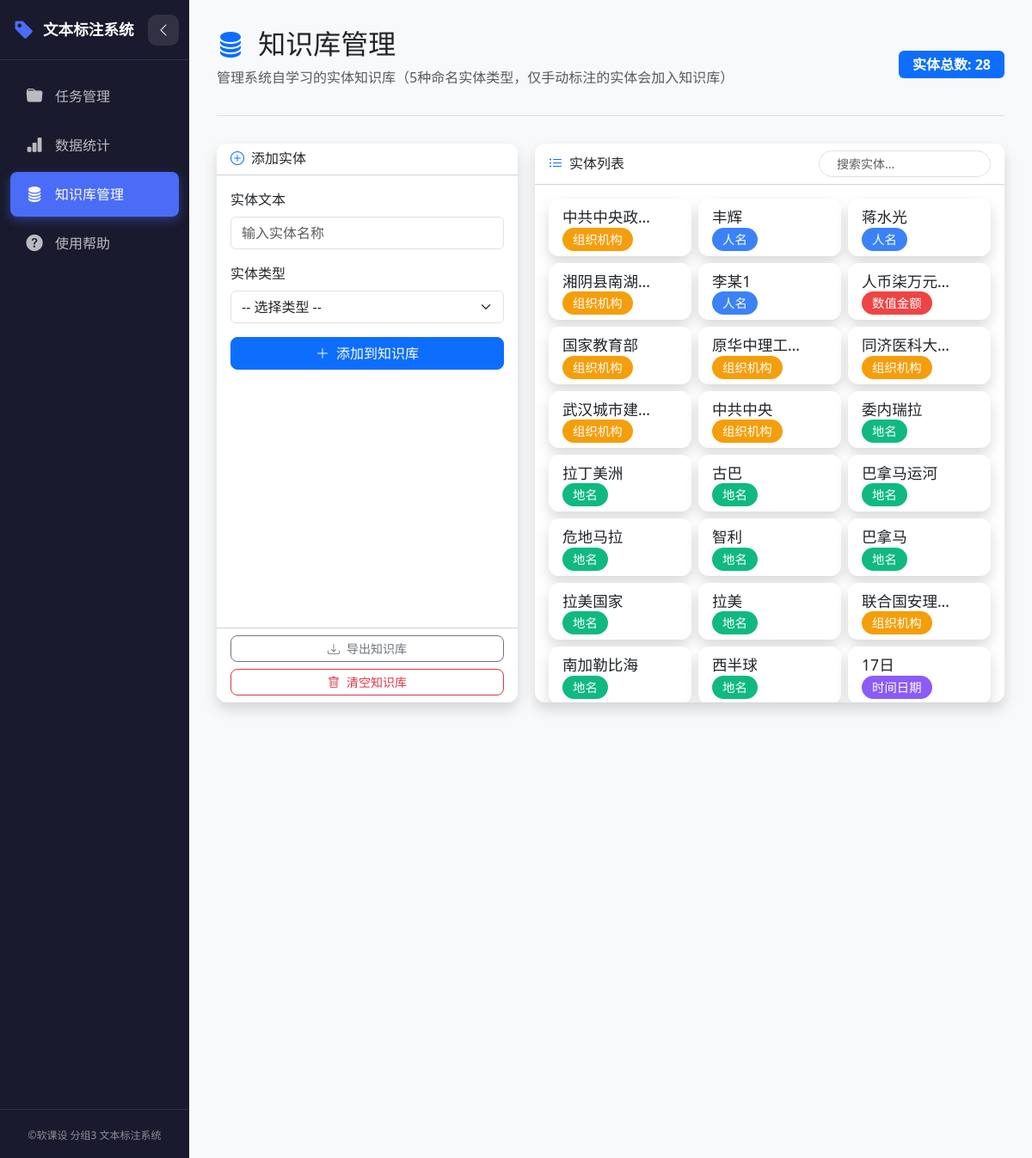
The app's page /knowledge_base with its own data.
### app/models.py (models this page shows, shortened)
class KnowledgeEntity(db.Model):
    __tablename__ = 'knowledge_entities'
    id = db.Column(db.Integer, primary_key=True)
    text = db.Column(db.String(100), unique=True, nullable=False)
    label = db.Column(db.String(50), nullable=False)
    source = db.Column(db.String(20), default='manual')
    frequency = db.Column(db.Integer, default=1)
    create_time = db.Column(db.DateTime, default=datetime.utcnow)
    update_time = db.Column(db.DateTime, default=datetime.utcnow, onupdate=datetime.utcnow)
    __table_args__ = (db.Index('idx_text', 'text'),)

### app/views.py (the view)
@views_bp.route('/knowledge_base')
def knowledge():
    search = request.args.get('search', '').strip()
    label_filter = request.args.get('label', '').strip()
    query = KnowledgeEntity.query
    if search:
        query = query.filter(KnowledgeEntity.text.like(f'%{search}%'))
    if label_filter:
        query = query.filter_by(label=label_filter)
    total_entities = query.count()
    entities = query.order_by(KnowledgeEntity.frequency.desc()).all()
    return render_template('knowledge_base.html',
                         entities=entities,
                         total=total_entities,
                         search=search,
                         label_filter=label_filter)

### app/templates/knowledge_base.html (shortened to what this page needs)
{% extends "layout.html" %}
{% block content %}
<div class="page-header">
    <div class="d-flex justify-content-between align-items-center">
        <div>
            <h2><i class="bi bi-database-fill text-primary me-2"></i> 知识库管理</h2>
            <p class="text-muted">管理系统自学习的实体知识库（5种命名实体类型，仅手动标注的实体会加入知识库）</p>
        </div>
        <span class="badge bg-primary fs-6 px-3 py-2">实体总数: <span id="total-count">{{ total }}</span></span>
    </div>
</div>
<div class="knowledge-row">
    <div class="left-panel">
        <div class="card">
            <div class="card-header bg-white"><h6 class="mb-0"><i class="bi bi-plus-circle text-primary me-2"></i>添加实体</h6></div>
            <div class="card-body">
                <form id="add-entity-form">
                    <div class="mb-3">
                        <label class="form-label">实体文本</label>
                        <input type="text" id="entity-text" class="form-control" placeholder="输入实体名称" required>
                    </div>
                    <div class="mb-3">
                        <label class="form-label">实体类型</label>
                        <select id="entity-label" class="form-select" required>
                            <option value="">-- 选择类型 --</option>
                        </select>
                    </div>
                    <button type="submit" class="btn btn-primary w-100"><i class="bi bi-plus-lg me-2"></i>添加到知识库</button>
                </form>
            </div>
            <div class="card-footer bg-white">
                <div class="d-grid gap-2">
                    <button class="btn btn-outline-secondary btn-sm" onclick="exportKnowledgeBase()"><i class="bi bi-download me-2"></i>导出知识库</button>
                    <button class="btn btn-outline-danger btn-sm" onclick="clearKnowledgeBase()"><i class="bi bi-trash me-2"></i>清空知识库</button>
                </div>
            </div>
        </div>
    </div>
    <div class="right-panel">
        <div class="card">
            <div class="card-header bg-white">
                <div class="d-flex justify-content-between align-items-center">
                    <h6 class="mb-0"><i class="bi bi-list-ul text-primary me-2"></i>实体列表</h6>
                    <input type="text" id="entity-search" class="form-control form-control-sm search-input" placeholder="搜索实体..." style="max-width: 200px;">
                </div>
            </div>
            <div class="card-body p-0 entity-list-container">
                {% if entities and entities|length > 0 %}
                <div class="row g-2 p-3" id="entity-list">
                    {% for entity in entities %}
                    <div class="col-md-6 col-lg-4 entity-item" data-id="{{ entity.id }}" data-text="{{ entity.text|lower }}" data-label="{{ entity.label }}">
                        <div class="card entity-card">
                            <div class="card-body py-2 px-3 d-flex justify-content-between align-items-center">
                                <div style="flex: 1; min-width: 0;">
                                    <div class="entity-text text-truncate" title="{{ entity.text }}">{{ entity.text }}</div>
                                    <span class="entity-label label-{{ entity.label }}">{{ entity.label }}</span>
                                </div>
                            </div>
                        </div>
                    </div>
                    {% endfor %}
                </div>
                {% else %}
                <div class="text-center py-5" id="empty-state">
                    <i class="bi bi-database fs-1 mb-3 opacity-25 d-block"></i>
                    <h5 class="text-muted">知识库为空</h5>
                    <p class="text-muted">添加实体或进行手动标注后自动学习</p>
                </div>
                {% endif %}
            </div>
        </div>
    </div>
</div>
{% endblock %}

### app/templates/layout.html (shortened to what this page needs)
<!DOCTYPE html>
<html lang="zh-CN">
<head>
    <link href="https://cdn.jsdelivr.net/npm/bootstrap@5.3.0/dist/css/bootstrap.min.css" rel="stylesheet">
    <link href="https://cdn.jsdelivr.net/npm/bootstrap-icons@1.10.0/font/bootstrap-icons.css" rel="stylesheet">
</head>
<body>
    <div class="sidebar" id="sidebar">
        <div class="sidebar-header">
            <div class="sidebar-brand"><i class="bi bi-tag-fill"></i><h4>文本标注系统</h4></div>
            <button class="sidebar-toggle" id="sidebarToggle" onclick="toggleSidebar()" title="折叠/展开"><i class="bi bi-chevron-left"></i></button>
        </div>
        <nav class="sidebar-nav">
            <ul class="nav flex-column">
                <li class="nav-item"><a href="/" class="nav-link" data-title="任务管理"><i class="bi bi-folder-fill"></i><span>任务管理</span></a></li>
                <li class="nav-item"><a href="/stats" class="nav-link" data-title="数据统计"><i class="bi bi-bar-chart-fill"></i><span>数据统计</span></a></li>
                <li class="nav-item"><a href="/knowledge_base" class="nav-link" data-title="知识库管理"><i class="bi bi-database-fill"></i><span>知识库管理</span></a></li>
                <li class="nav-item"><a href="#" class="nav-link" data-title="使用帮助" data-bs-toggle="modal" data-bs-target="#helpModal"><i class="bi bi-question-circle-fill"></i><span>使用帮助</span></a></li>
            </ul>
        </nav>
        <div class="sidebar-footer"><small>©软课设 分组3 文本标注系统</small></div>
    </div>
    <div class="main-wrapper" id="mainWrapper"><div class="main-content">{% block content %}{% endblock %}</div></div>
</body>
</html>

### app/templates/layout.html (style rules this page uses)
:root { --primary-color: #4a6cf7; --secondary-color: #6c757d; --sidebar-bg: #1a1a2e; --sidebar-hover: #16213e; --sidebar-width: 220px; --sidebar-collapsed-width: 70px; --transition-speed: 0.3s; }
body { background-color: #f8f9fa; font-family: 'Segoe UI', Tahoma, Geneva, Verdana, sans-serif; overflow-x: hidden; }
.sidebar { position: fixed; top: 0; left: 0; width: var(--sidebar-width); height: 100vh; background: var(--sidebar-bg); color: white; transition: all var(--transition-speed) ease; z-index: 1000; display: flex; flex-direction: column; overflow: hidden; }
.sidebar-header { padding: 1rem; display: flex; align-items: center; justify-content: flex-start; border-bottom: 1px solid rgba(255, 255, 255, 0.1); min-height: 70px; position: relative; }
.sidebar-brand { display: flex; align-items: center; justify-content: center; gap: 10px; white-space: nowrap; overflow: hidden; transition: all var(--transition-speed) ease; }
.sidebar-brand i { font-size: 1.5rem; color: var(--primary-color); flex-shrink: 0; }
.sidebar-brand h4 { margin: 0; font-size: 1.1rem; font-weight: 600; }
.sidebar-toggle { width: 36px; height: 36px; border-radius: 10px; border: none; background: rgba(255, 255, 255, 0.1); color: white; cursor: pointer; display: flex; align-items: center; justify-content: center; transition: all var(--transition-speed) ease; position: absolute; right: 12px; }
.sidebar-nav { flex: 1; padding: 1rem 0.75rem; overflow: hidden; }
.nav-link { color: rgba(255, 255, 255, 0.7); padding: 0.75rem 1rem; border-radius: 8px; margin-bottom: 4px; transition: all var(--transition-speed) ease; display: flex; align-items: center; gap: 12px; white-space: nowrap; text-decoration: none; position: relative; }
.nav-link i { font-size: 1.2rem; flex-shrink: 0; width: 24px; text-align: center; }
.nav-link.active { background-color: var(--primary-color); color: white; box-shadow: 0 4px 12px rgba(74, 108, 247, 0.4); }
.sidebar-footer { padding: 1rem; border-top: 1px solid rgba(255, 255, 255, 0.1); text-align: center; }
.sidebar-footer small { color: rgba(255, 255, 255, 0.5); font-size: 0.75rem; }
.main-wrapper { margin-left: var(--sidebar-width); transition: margin-left var(--transition-speed) ease; min-height: 100vh; }
.main-content { padding: 2rem; }
.card { background-color: #ffffff; box-shadow: 0 0.5rem 1rem rgba(0, 0, 0, 0.15); border: none; border-radius: 0.75rem; transition: transform 0.3s ease, box-shadow 0.3s ease; }
.page-header { margin-bottom: 2rem; padding-bottom: 1rem; border-bottom: 1px solid rgba(0, 0, 0, 0.1); }
.btn { border-radius: 0.5rem; font-weight: 500; transition: all 0.3s ease; }

### app/templates/knowledge_base.html (style rules this page uses)
.entity-card { transition: all 0.3s ease; }
.entity-text { font-weight: 500; font-size: 1.1rem; }
.entity-label { font-size: 0.9rem; padding: 4px 12px; border-radius: 20px; color: #fff; }
.label-人名 { background: #3B82F6; }
.label-地名 { background: #10B981; }
.label-组织机构 { background: #F59E0B; }
.label-时间日期 { background: #8B5CF6; }
.label-数值金额 { background: #EF4444; }
.search-input { border-radius: 25px; padding-left: 20px; }
.knowledge-row { display: flex; gap: 20px; height: 650px; }
.left-panel { width: 350px; flex-shrink: 0; height: 100%; }
.right-panel { flex: 1; min-width: 0; height: 100%; }
.left-panel .card, .right-panel .card { height: 100%; display: flex; flex-direction: column; overflow: hidden; }
.left-panel .card-header, .right-panel .card-header { flex-shrink: 0; }
.left-panel .card-footer { flex-shrink: 0; }
.left-panel .card-body { flex: 1; overflow: hidden; }
.entity-list-container { flex: 1; overflow-y: auto; min-height: 0; }

### records on screen
KnowledgeEntity: text "中共中央政…", label "组织机构"
KnowledgeEntity: text "丰辉", label "人名"
KnowledgeEntity: text "蒋水光", label "人名"
KnowledgeEntity: text "湘阴县南湖…", label "组织机构"
KnowledgeEntity: text "李某1", label "人名"
KnowledgeEntity: text "人币柒万元…", label "数值金额"
KnowledgeEntity: text "国家教育部", label "组织机构"
KnowledgeEntity: text "原华中理工…", label "组织机构"
KnowledgeEntity: text "同济医科大…", label "组织机构"
KnowledgeEntity: text "武汉城市建…", label "组织机构"
KnowledgeEntity: text "中共中央", label "组织机构"
KnowledgeEntity: text "委内瑞拉", label "地名"
KnowledgeEntity: text "拉丁美洲", label "地名"
KnowledgeEntity: text "古巴", label "地名"
KnowledgeEntity: text "巴拿马运河", label "地名"
KnowledgeEntity: text "危地马拉", label "地名"
KnowledgeEntity: text "智利", label "地名"
KnowledgeEntity: text "巴拿马", label "地名"
KnowledgeEntity: text "拉美国家", label "地名"
KnowledgeEntity: text "拉美", label "地名"
KnowledgeEntity: text "联合国安理…", label "组织机构"
KnowledgeEntity: text "南加勒比海", label "地名"
KnowledgeEntity: text "西半球", label "地名"
KnowledgeEntity: text "17日", label "时间日期"

### other values on screen
{{ total }} "28"
